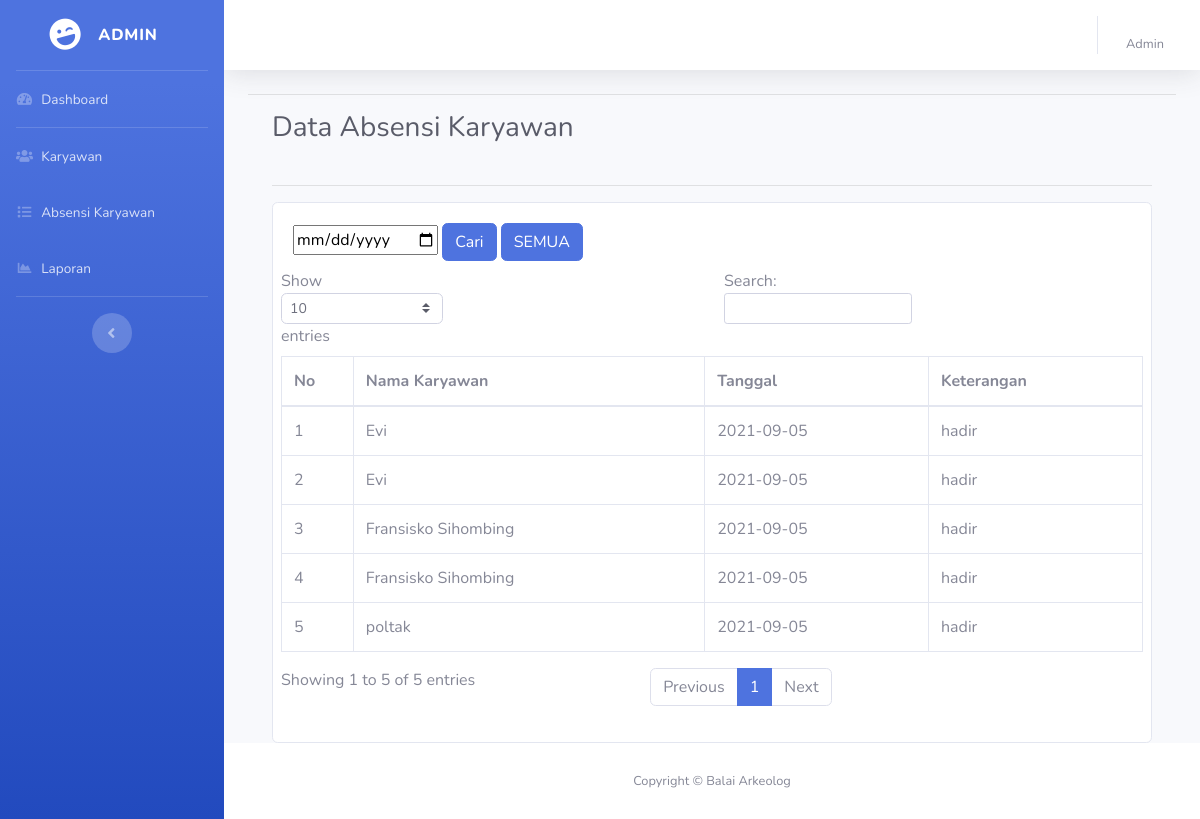
The app's page /admin/absensi.php (signed in) with its own data.
### tables this page shows
CREATE TABLE `absensi` (
  `id` int(11) NOT NULL,
  `nama` varchar(100) NOT NULL,
  `nip` int(11) NOT NULL,
  `tgl` date NOT NULL,
  `keterangan` varchar(100) NOT NULL
);

### admin/functions.php (called while the page is built, shortened)
<?php
function base_url($path = null)
{
    $base_url = "http://localhost/arkeolog/";
    if ($path == null) {
        return $base_url;
    } else {
        $base_url = $base_url . $path;
        return $base_url;
    }
}

### admin/absensi.php (the view, shortened to what this page needs)
<?php
require_once '../koneksi.php';
require_once 'functions.php';
$no = 1;
$query = mysqli_query($conn, "SELECT * FROM absensi ORDER BY nama ASC");
?>
<!DOCTYPE html>
<html lang="en">
<head>
  <link href="../file/vendor/fontawesome-free/css/all.min.css" rel="stylesheet" type="text/css">
  <link href="../file/css/sb-admin-2.min.css" rel="stylesheet">
</head>
<body id="page-top">
  <div id="wrapper">
    <?php require_once 'sidebar.php'; ?>
    <div id="content-wrapper" class="d-flex flex-column">
      <div id="content">
        <nav class="navbar navbar-expand navbar-light bg-white topbar mb-4 static-top shadow">
          <?php require_once 'topnav.php'; ?>
        </nav>
        <div class="container-fluid">
          <hr>
          <div class="container-fluid">
            <div class="clearfix">
              <h1 class="h3 mb-4 text-gray-800 float-left">Data Absensi Karyawan</h1>
            </div>
            <hr>
            <div class="card">
              <div class="card-body">
                <div class="row">
                    <div class="col-md-12">
                    <form action="#" method="POST">
                        <input type="date" name="tgl">
                        <input type="submit" class="btn btn-primary" name="btn_tgl" value="Cari">
                        <input type="submit" class="btn btn-primary" name="semua" value="SEMUA">
                    </form>
                </div>
                <div class="table-responsive mt-2">
                  <table class="table table-bordered" id="dataTable" width="100%" cellspacing="0">
                    <thead>
                      <tr>
                        <th>No</th>
                        <th>Nama Karyawan</th>
                        <th>Tanggal</th>
                        <th>Keterangan</th>
                      </tr>
                    </thead>
                    <tbody>
                      <?php while ($plgn = mysqli_fetch_assoc($query)) : ?>
                        <tr>
                          <td><?php echo $no++; ?></td>
                          <td><?php echo $plgn['nama'] ?></td>
                          <td><?php echo $plgn['tgl'] ?></td>
                          <td><?php echo $plgn['keterangan'] ?></td>
                        </tr>
                      <?php endwhile; ?>
                    </tbody>
                  </table>
                </div>
              </div>
            </div>
          </div>
        </div>
      </div>
      <footer class="sticky-footer bg-white">
        <div class="container my-auto">
          <div class="copyright text-center my-auto">
            <span>Copyright &copy; <?php echo $_SESSION['app_name'] ?></span>
          </div>
        </div>
      </footer>
    </div>
  </div>
</body>
</html>

### admin/sidebar.php (shortened to what this page needs)
<?php
require_once 'functions.php';
$kelas1 = "ADMIN"
?>
<ul class="navbar-nav bg-gradient-primary sidebar sidebar-dark accordion" id="accordionSidebar">
    <a class="sidebar-brand d-flex align-items-center justify-content-center" href="#">
        <div class="sidebar-brand-icon rotate-n-15">
            <i class="fas fa-laugh-wink"></i>
        </div>
        <div class="sidebar-brand-text mx-3"><?php echo $kelas1; ?></div>
    </a>
    <hr class="sidebar-divider my-0">
    <li class="nav-item ">
        <a class="nav-link" href="index.php">
            <i class="fas fa-fw fa-tachometer-alt"></i>
            <span>Dashboard</span></a>
    </li>
    <hr class="sidebar-divider my-0">
    <li class="nav-item">
        <a href="<?= base_url('admin/data_karyawan.php') ?>" class="nav-link">
            <i class="fas fa-fw fa-users"></i>
            <span>Karyawan</span>
        </a>
    </li>
    <li class="nav-item">
        <a href="<?= base_url('admin/absensi.php') ?>" class="nav-link">
            <i class="fas fa-fw fa-list"></i>
            <span>Absensi Karyawan</span>
        </a>
    </li>
    <li class="nav-item">
        <a href="<?= base_url('admin/laporan.php') ?>" class="nav-link">
            <i class="fas fa-fw fa-chart-area"></i>
            <span>Laporan</span>
        </a>
    </li>
    <hr class="sidebar-divider d-none d-md-block">
    <div class="text-center d-none d-md-inline">
        <button class="rounded-circle border-0" id="sidebarToggle"></button>
    </div>
</ul>

### admin/topnav.php (shortened to what this page needs)
<?
require_once 'functions.php';
?>
<ul class="navbar-nav ml-auto">
    <li class="nav-item dropdown no-arrow">
        <a class="nav-link dropdown-toggle" href="#" id="userDropdown" role="button" data-toggle="dropdown" aria-haspopup="true" aria-expanded="false">
            <span class="mr-2 d-none d-lg-inline text-gray-600 small"><?php echo $_SESSION['auth']['nama'] ?> <br>
                <?php echo $_SESSION['auth']['role_user'] ?></span>
        </a>
    </li>
</ul>

### records on screen
absensi: nama "Evi", tgl "2021-09-05", keterangan "hadir"
absensi: nama "Evi", tgl "2021-09-05", keterangan "hadir"
absensi: nama "Fransisko Sihombing", tgl "2021-09-05", keterangan "hadir"
absensi: nama "Fransisko Sihombing", tgl "2021-09-05", keterangan "hadir"
absensi: nama "poltak", tgl "2021-09-05", keterangan "hadir"

### other values on screen
$kelas1 "ADMIN"
$_SESSION['auth']['role_user'] "Admin"
$_SESSION['app_name'] "Balai Arkeolog"
